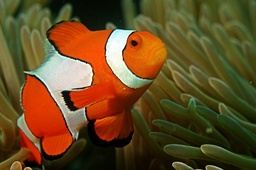
#> input picture image2.jpeg, 256 x 170 px, shrunk from 926 x 615 before the run
$ python find_nemo.py
#> lines starting #> are read from the running program, lines starting #| are printed output that depends on the picture; after the words box and inside, x2 and y2 are one past the last pixel; in counts of white or black regions, pixels touching at a corner belong together
### KNN.py
import numpy as np

class KNN:
  def __init__(self, k):
    self.k = k

  def fit(self, X, Y):
    self.X_train = X
    self.Y_train = Y

  def predict(self, X):
    Y_pred = []
    for x in X :
      distances = self.euclidean_distance(x, self.X_train)
      k_indices = np.argsort(distances)[:self.k]
      k_nearest_label = self.Y_train[k_indices]
      Y_pred.append(np.bincount(k_nearest_label).argmax())
    return np.array(Y_pred)

  def euclidean_distance(self, x1, x2):
    return np.sqrt(np.sum((x1- x2)**2, axis=1))

  # [4 lines left out: function evaluate, not called in this run]

### find_nemo.py
from KNN import KNN

import cv2
import numpy as np
import matplotlib.pyplot as plt
from mpl_toolkits.mplot3d import Axes3D


class FindingNemo:
    def __init__(self, train_image):
        self.knn = KNN(k=3)
        X_train, Y_train = self.convert_image_to_dataset(train_image)
        self.knn.fit(X_train, Y_train)

    def convert_image_to_dataset(self, image):
        # Load and preprocess the image
#> called with image = 'image2.jpeg'
        nemo = cv2.imread(image)
#> nemo is the input picture: shape (170, 256, 3); mean B, G, R 36.2, 74.8, 101.1
        nemo = cv2.resize(nemo, (0, 0), fx=0.25, fy=0.25)
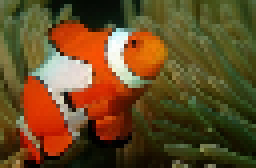
#> nemo: shape (42, 64, 3) (shown 4 times larger); mean B, G, R 36.4, 75.2, 101.8
        nemo = cv2.cvtColor(nemo, cv2.COLOR_BGR2RGB)
        nemo_hsv = cv2.cvtColor(nemo, cv2.COLOR_RGB2HSV)
#> nemo_hsv: shape (42, 64, 3); mean H, S, V 28.4, 173.4, 106.8

        # Reshape the image to a 2D array of pixels (rows, columns, channels)
        pixels_list_hsv = nemo_hsv.reshape(-1, 3)
#> pixels_list_hsv = 2688 rows, first 8: [40, 72, 121], [44, 101, 109], [38, 100, 112], [37, 121, 101], [38, 133, 98], [45, 173, 53], [41, 161, 76], [33, 162, 82]
        X_train = pixels_list_hsv / 255
#> X_train = 2688 rows, first 8: [0.157, 0.282, 0.475], [0.173, 0.396, 0.427], [0.149, 0.392, 0.439], [0.145, 0.475, 0.396], [0.149, 0.522, 0.384], [0.176, 0.678, 0.208], [0.161, 0.631, 0.298], [0.129, 0.635, 0.322]

        # Create binary mask for Nemo's color range
        light_orange = (1, 190, 200)
        dark_orange = (18, 255, 255)

        # Create a binary mask within the specified orange color range
        mask = cv2.inRange(nemo_hsv, light_orange, dark_orange)
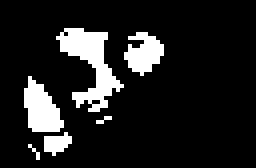
#> mask: shape (42, 64) (shown 4 times larger); 12.7% white; 6 white regions (2 under 20 px), largest, box (x1, y1, x2, y2) and area: (14, 7, 31, 28) 149, (6, 19, 16, 33) 89, (31, 8, 41, 19) 69, (11, 33, 18, 39) 27

        # Define the white color range in HSV
        light_white = (0, 0, 200)
        dark_white = (145, 60, 255)

        # Create a binary mask within the specified white color range
        mask_white = cv2.inRange(nemo_hsv, light_white, dark_white)
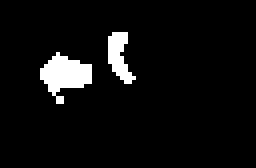
#> mask_white: shape (42, 64) (shown 4 times larger); 5.4% white; 2 white regions, box (x1, y1, x2, y2) and area: (10, 13, 23, 26) 93, (27, 8, 34, 21) 51

        # Combine the masks for orange and white regions using logical OR
        final_mask = mask + mask_white
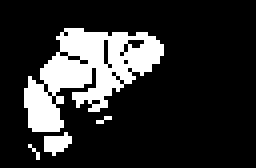
#> final_mask: shape (42, 64) (shown 4 times larger); 18.1% white; 4 white regions (2 under 20 px), largest, box (x1, y1, x2, y2) and area: (6, 7, 41, 33) 451, (11, 33, 18, 39) 27

        Y_train = final_mask.reshape(-1,) // 255
#> Y_train = 2688 values, max 1 at index 464, min 0 at index 0, mean 0.181
#> in fit, `self.X_train = X`: self.X_train has the same summary as X_train in convert_image_to_dataset
#> in fit, `self.Y_train = Y`: self.Y_train has the same summary as Y_train in convert_image_to_dataset

        return X_train, Y_train

    def remove_background(self, test_image):
        # Load and preprocess the test image
#> called with test_image = 'image2.jpeg'
        test_nemo = cv2.imread(test_image)
        test_nemo = cv2.resize(test_nemo, (0, 0), fx=0.25, fy=0.25)
        test_nemo = cv2.cvtColor(test_nemo, cv2.COLOR_BGR2RGB)
        test_nemo_hsv = cv2.cvtColor(test_nemo, cv2.COLOR_RGB2HSV)
        X_test = test_nemo_hsv.reshape(-1, 3) / 255
#> X_test has the same summary as X_train in convert_image_to_dataset

        # Predict the mask for the test image
        Y_pred = self.knn.predict(X_test)
#> the loop in predict, `for x in X :` made 2688 passes
#> (x, k_indices) on passes 1 to 3: ([0.157, 0.282, 0.475], [0, 258, 2356]), ([0.173, 0.396, 0.427], [1, 385, 207]), ([0.149, 0.392, 0.439], [2, 207, 422])
#> after the loop in predict, `for x in X :`: Y_pred = 2688 values, max 1 at index 464, min 0 at index 0, mean 0.182
        output = Y_pred.reshape(test_nemo.shape[:2])
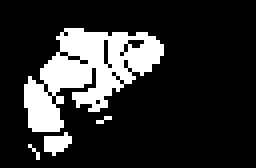
#> output: shape (42, 64) int64 (shown 4 times larger); values 0 (black) and 1 (white), 18.2% white; 4 white regions (2 under 20 px), largest, box (x1, y1, x2, y2) and area: (6, 7, 41, 33) 453, (11, 33, 18, 39) 27

        # Show the results
        plt.imshow(output, cmap='gray')
        plt.show()

# Example usage:
train_image = 'image2.jpeg'
test_image = 'image2.jpeg'
finder = FindingNemo(train_image)
finder.remove_background(test_image)

$ run again, with image0.jpeg copied over image2.jpeg
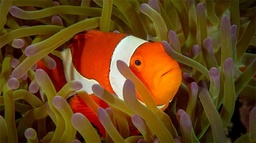
#> input picture image0.jpeg, 256 x 143 px, shrunk from 640 x 357 before the run
#> in convert_image_to_dataset, nemo is the input picture: shape (143, 256, 3); mean B, G, R 24.9, 67.6, 104.5
#> in convert_image_to_dataset, `nemo = cv2.resize(nemo, (0, 0), fx=0.25, fy=0.25)`:
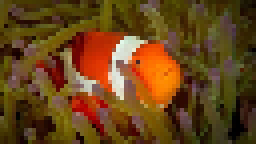
#> nemo: shape (36, 64, 3) (shown 4 times larger); mean B, G, R 25.1, 67.8, 104.5
#> nemo_hsv: shape (36, 64, 3); mean H, S, V 22.4, 198.8, 104.8
#> pixels_list_hsv = 2304 rows, first 8: [25, 159, 90], [23, 216, 84], [24, 230, 82], [24, 244, 68], [25, 234, 72], [24, 251, 72], [24, 248, 71], [25, 255, 70]
#> in convert_image_to_dataset, `X_train = pixels_list_hsv / 255`: X_train = 2304 rows, first 8: [0.098, 0.624, 0.353], [0.0902, 0.847, 0.329], [0.0941, 0.902, 0.322], [0.0941, 0.957, 0.267], [0.098, 0.918, 0.282], [0.0941, 0.984, 0.282], [0.0941, 0.973, 0.278], [0.098, 1, 0.275]
#> mask: shape (36, 64); 7.3% white; 4 white regions (2 under 20 px), largest, box (x1, y1, x2, y2) and area: (33, 11, 45, 26) 123, (21, 12, 28, 23) 42
#> mask_white: shape (36, 64); 2.3% white in thin lines or dots, all inside (x1, y1, x2, y2) = (21, 9, 36, 25)
#> in convert_image_to_dataset, `final_mask = mask + mask_white`:
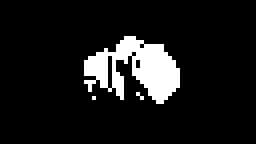
#> final_mask: shape (36, 64) (shown 4 times larger); 9.6% white; 3 white regions (2 under 20 px), largest, box (x1, y1, x2, y2) and area: (21, 9, 45, 26) 219
#> in convert_image_to_dataset, `Y_train = final_mask.reshape(-1,) // 255`: Y_train = 2304 values, max 1 at index 607, min 0 at index 0, mean 0.0964
#> self.X_train has the same summary as X_train in convert_image_to_dataset
#> self.Y_train has the same summary as Y_train in convert_image_to_dataset
#> X_test has the same summary as X_train in convert_image_to_dataset
#> the loop in predict, `for x in X :` made 2304 passes
#> (x, k_indices) on passes 1 to 3: ([0.098, 0.624, 0.353], [0, 822, 631]), ([0.0902, 0.847, 0.329], [1, 300, 321]), ([0.0941, 0.902, 0.322], [2, 499, 946])
#> after the loop in predict, `for x in X :`: Y_pred = 2304 values, max 1 at index 607, min 0 at index 0, mean 0.0968
#> output: shape (36, 64) int64; values 0 (black) and 1 (white), 9.7% white; 3 white regions (2 under 20 px), largest, box (x1, y1, x2, y2) and area: (21, 9, 45, 26) 220

$ run again, with image1.jpeg copied over image2.jpeg
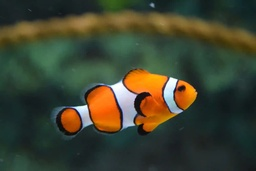
#> input picture image1.jpeg, 256 x 171 px, shrunk from 2000 x 1333 before the run
#> in convert_image_to_dataset, nemo is the input picture: shape (171, 256, 3); mean B, G, R 48.7, 67.5, 63.7
#> nemo_hsv: shape (43, 64, 3); mean H, S, V 67.9, 108.3, 78.9
#> pixels_list_hsv = 2752 rows, first 8: [90, 87, 38], [93, 72, 39], [93, 76, 37], [90, 83, 37], [90, 87, 35], [90, 83, 34], [90, 75, 34], [93, 80, 35]
#> in convert_image_to_dataset, `X_train = pixels_list_hsv / 255`: X_train = 2752 rows, first 8: [0.353, 0.341, 0.149], [0.365, 0.282, 0.153], [0.365, 0.298, 0.145], [0.353, 0.325, 0.145], [0.353, 0.341, 0.137], [0.353, 0.325, 0.133], [0.353, 0.294, 0.133], [0.365, 0.314, 0.137]
#> in convert_image_to_dataset, `mask = cv2.inRange(nemo_hsv, light_orange, dark_orange)`:
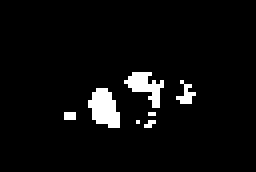
#> mask: shape (43, 64) (shown 4 times larger); 4.6% white; 7 white regions (5 under 20 px), largest, box (x1, y1, x2, y2) and area: (22, 22, 30, 32) 56, (31, 18, 41, 27) 43
#> mask_white: shape (43, 64); 1.4% white in thin lines or dots, all inside (x1, y1, x2, y2) = (19, 20, 44, 32)
#> final_mask: shape (43, 64); 6% white; 6 white regions (5 under 20 px), largest, box (x1, y1, x2, y2) and area: (16, 18, 44, 32) 141
#> in convert_image_to_dataset, `Y_train = final_mask.reshape(-1,) // 255`: Y_train = 2752 values, max 1 at index 1185, min 0 at index 0, mean 0.06
#> self.X_train has the same summary as X_train in convert_image_to_dataset
#> self.Y_train has the same summary as Y_train in convert_image_to_dataset
#> X_test has the same summary as X_train in convert_image_to_dataset
#> the loop in predict, `for x in X :` made 2752 passes
#> (x, k_indices) on passes 1 to 3: ([0.353, 0.341, 0.149], [0, 2428, 1864]), ([0.365, 0.282, 0.153], [19, 1, 2642]), ([0.365, 0.298, 0.145], [2198, 2452, 2])
#> after the loop in predict, `for x in X :`: Y_pred = 2752 values, max 1 at index 1185, min 0 at index 0, mean 0.0621
#> in remove_background, `output = Y_pred.reshape(test_nemo.shape[:2])`:
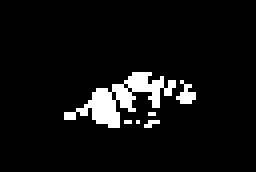
#> output: shape (43, 64) int64 (shown 4 times larger); values 0 (black) and 1 (white), 6.2% white; 6 white regions (5 under 20 px), largest, box (x1, y1, x2, y2) and area: (16, 18, 44, 32) 145
